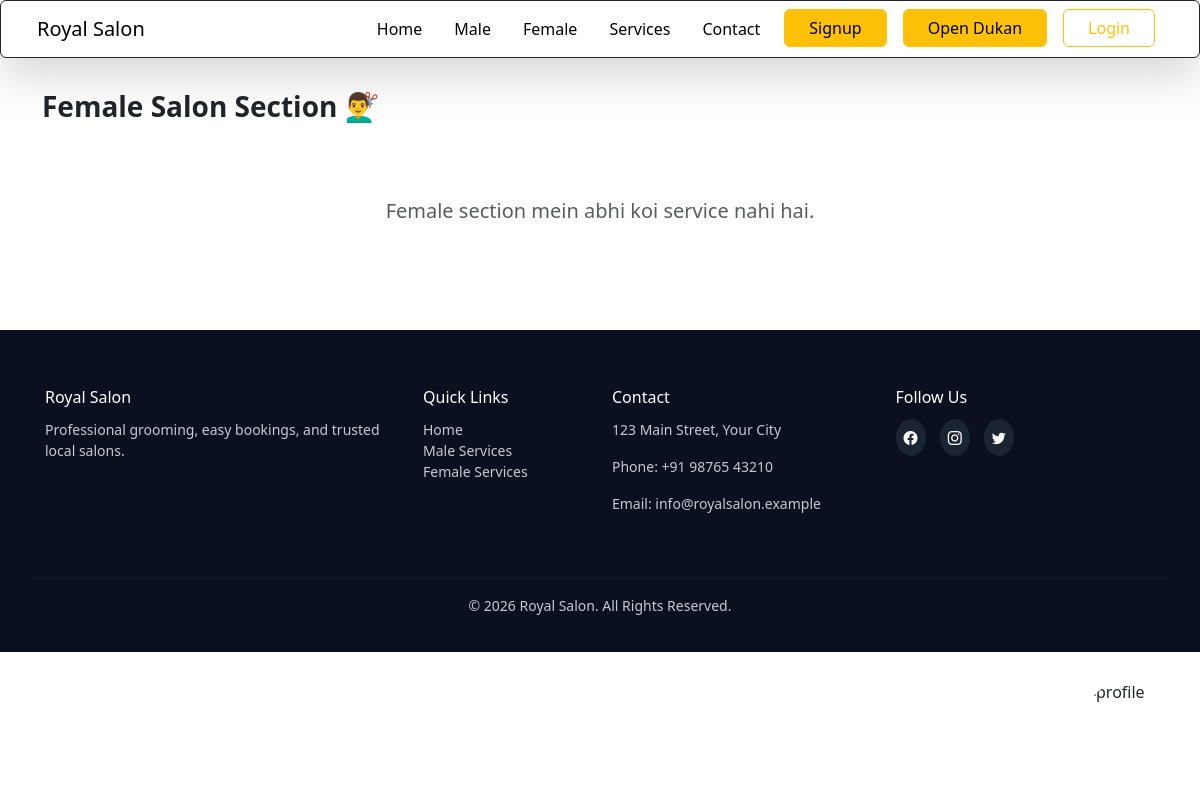
The page /shopkeeper/femaleservice/ on the database as committed earlier.
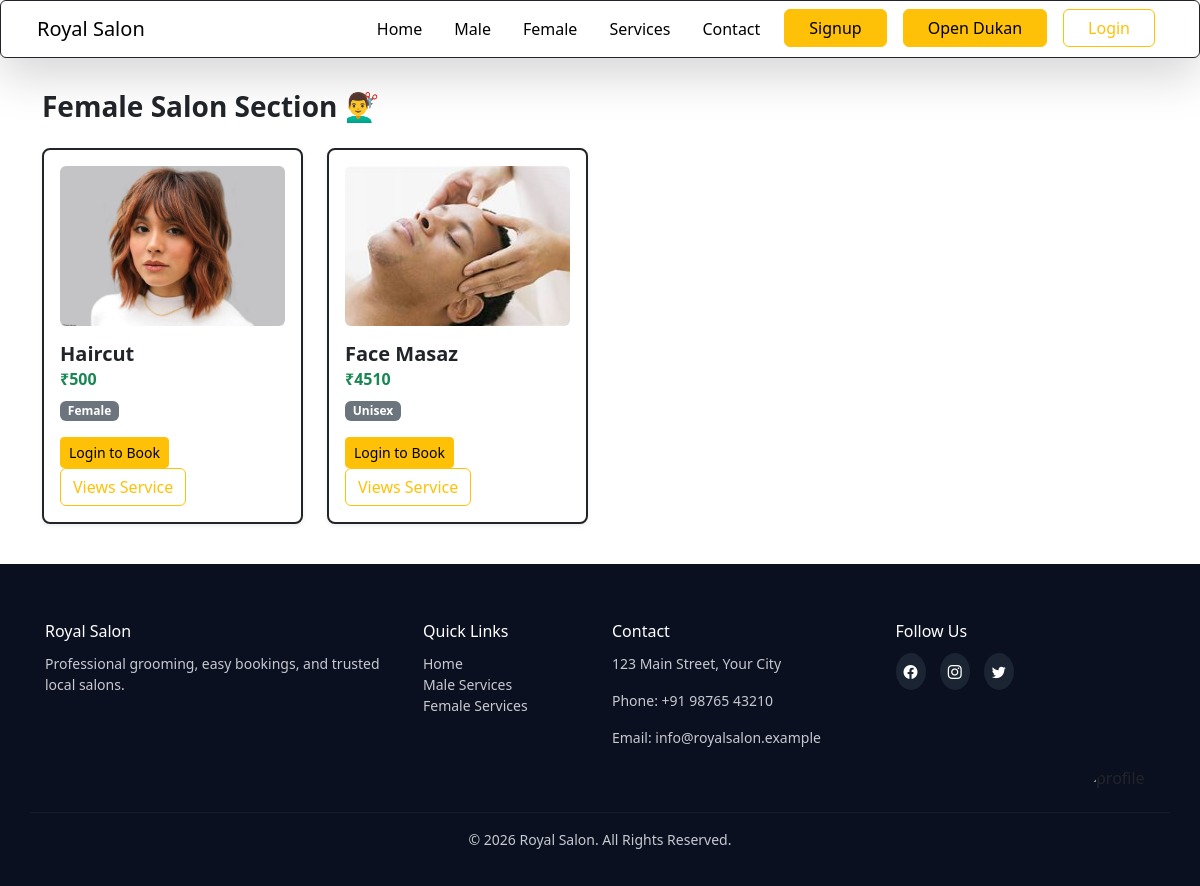
The same page on the database as committed later.
### shopkeeper/models.py (models this page shows, shortened)
class SalonService(models.Model):
    salon = models.ForeignKey(Salon, on_delete=models.CASCADE, related_name="services")
    GENDER_CHOICES = [
        ('male', 'Male Only'),
        ('female', 'Female Only'),
        ('unisex', 'Unisex (Both)'),
    ]
    name = models.CharField(max_length=100)
    image = models.ImageField(upload_to='service_images/')
    price = models.IntegerField()
    is_active = models.BooleanField(default=True)
    target_gender = models.CharField(
        max_length=10,
        choices=GENDER_CHOICES,
        default='unisex'
    )

### shopkeeper/views.py (the view)
# urls.py: path('femaleservice/', views.female_section, name='female_section'),
def female_section(request):
    female_service = SalonService.objects.filter(target_gender__in=['female', 'unisex'])
    current_booking = None
    if request.user.is_authenticated and hasattr(request.user, 'is_customer') and request.user.is_customer:
        current_booking = QueueEntry.objects.filter(customer=request.user, status='waiting').select_related('service').first()
    context = {
        'services': female_service,
        'current_booking': current_booking,
    }
    return render(request, 'shopkeeper/femaleservice.html', context)

### templates/shopkeeper/femaleservice.html (shortened to what this page needs)
{% extends 'main.html' %}
{% load static %}
{% block extra_css %}
<link rel="stylesheet" href="{% static 'css/maleservice.css' %}">
{% endblock %}
{% block content %}
<div class="container mt-5">
    <h3 class="fw-bold text-dark mb-4">Female Salon Section 💇‍♂️</h3>
    <div class="row g-4">
        {% for service in services %}
            <div class="col-12 id-sm-6 col-md-4 col-lg-3">
                <div class="card h-100 border border-dark border-2 rounded-3 p-3 bg-white shadow-sm">
                    <div class="text-center mb-3">
                        {% if service.image %}
                            <img src="{{ service.image.url }}" alt="{{ service.name }}" class="img-fluid rounded service-image" style="height: 160px; object-fit: cover; width: 100%;">
                        {% else %}
                            <img src="{% static 'images/assets/OIP (2).jpg' %}" alt="Default Service" class="img-fluid rounded service-image" style="height: 160px; object-fit: cover; width: 100%;">
                        {% endif %}
                    </div>
                    <div class="card-body p-0">
                        <h5 class="fw-bold text-dark mb-1">{{ service.name }}</h5>
                        <h6 class="text-success fw-bold mb-2">₹{{ service.price }}</h6>
                        <span class="badge bg-secondary text-capitalize small">{{ service.target_gender }}</span>
                        <div class="mt-3">
                            {% if user.is_authenticated and user.is_customer %}
                                {% if current_booking and current_booking.service.id == service.id %}
                                    <a href="{% url 'leave_queue' service.id %}" class="btn btn-outline-danger btn-sm">Leave Queue</a>
                                {% elif current_booking %}
                                    <button class="btn btn-secondary btn-sm" disabled>Booked Elsewhere</button>
                                {% else %}
                                    <a href="{% url 'join_queue' service.id %}" class="btn btn-warning btn-sm">Book Sit</a>
                                {% endif %}
                            {% else %}
                                <a href="{% url 'login' %}" class="btn btn-warning btn-sm">Login to Book</a>
                            {% endif %}
                            <a href="{% url 'about_service_page' service.id %}" class="btn btn-outline-warning">Views Service</a>
                        </div>
                    </div>
                </div>
            </div>
        {% empty %}
            <div class="col-12 text-center py-5">
                <p class="text-muted fs-5">Female section mein abhi koi service nahi hai.</p>
            </div>
        {% endfor %}
    </div>
</div>
{% endblock %}

Rows that differ between the two databases and show on the page:
added SalonService: image (picture), name "Haircut", price "500", target_gender "Female"
added SalonService: image (picture), name "Face Masaz", price "4510", target_gender "Unisex"
Other text that changed with them:
text no longer shown: "Female section mein abhi koi service nahi hai."
